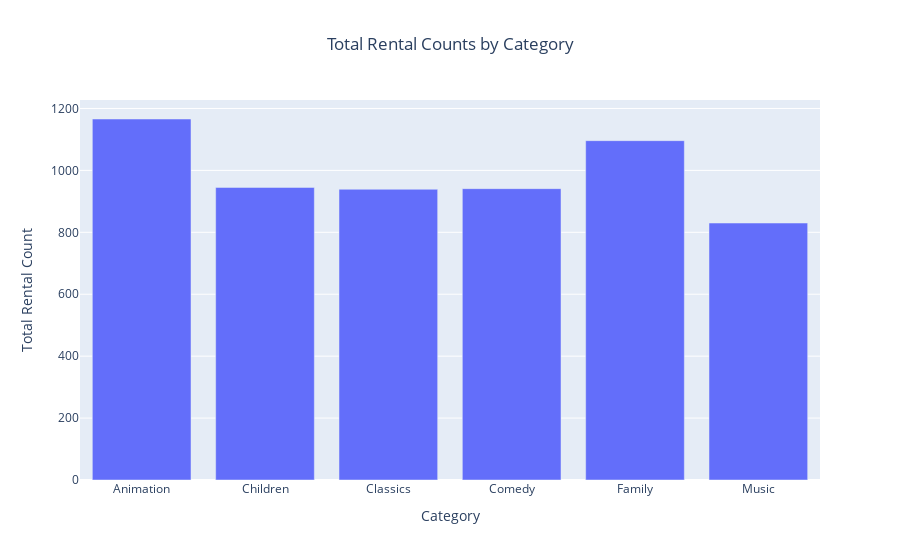

Write notebook code for a chart like this one.
### Code cell
import pandas as pd
import plotly.graph_objs as go

# CSVファイルからデータを読み込む
df = pd.read_csv("SQL_Homework1.csv")

# カテゴリごとの合計レンタル回数を計算する
category_totals = df.groupby('category_name')['rental_count'].sum().reset_index()

# データをプロット用に整形する
data = [
    go.Bar(x=category_totals['category_name'], y=category_totals['rental_count'])
]

# グラフのレイアウトを設定する
layout = go.Layout(
    title=dict(
        text='Total Rental Counts by Category',
        x=0.5  # タイトルを中央に配置する
    ),
    xaxis=dict(title='Category'),
    yaxis=dict(title='Total Rental Count')
)

# プロットを作成する
fig = go.Figure(data=data, layout=layout)

# グラフを表示する
fig.show()

### Figure 1 — Plotly figure (JSON) as saved in the notebook; plotly's stock layout.template omitted (floating-point values rounded to 4 significant figures)
{"data": [{"type": "bar", "x": ["Animation", "Children", "Classics", "Comedy", "Family", "Music"], "y": [1166, 945, 939, 941, 1096, 830]}], "layout": {"title": {"text": "Total Rental Counts by Category", "x": 0.5}, "xaxis": {"title": {"text": "Category"}}, "yaxis": {"title": {"text": "Total Rental Count"}}}}
